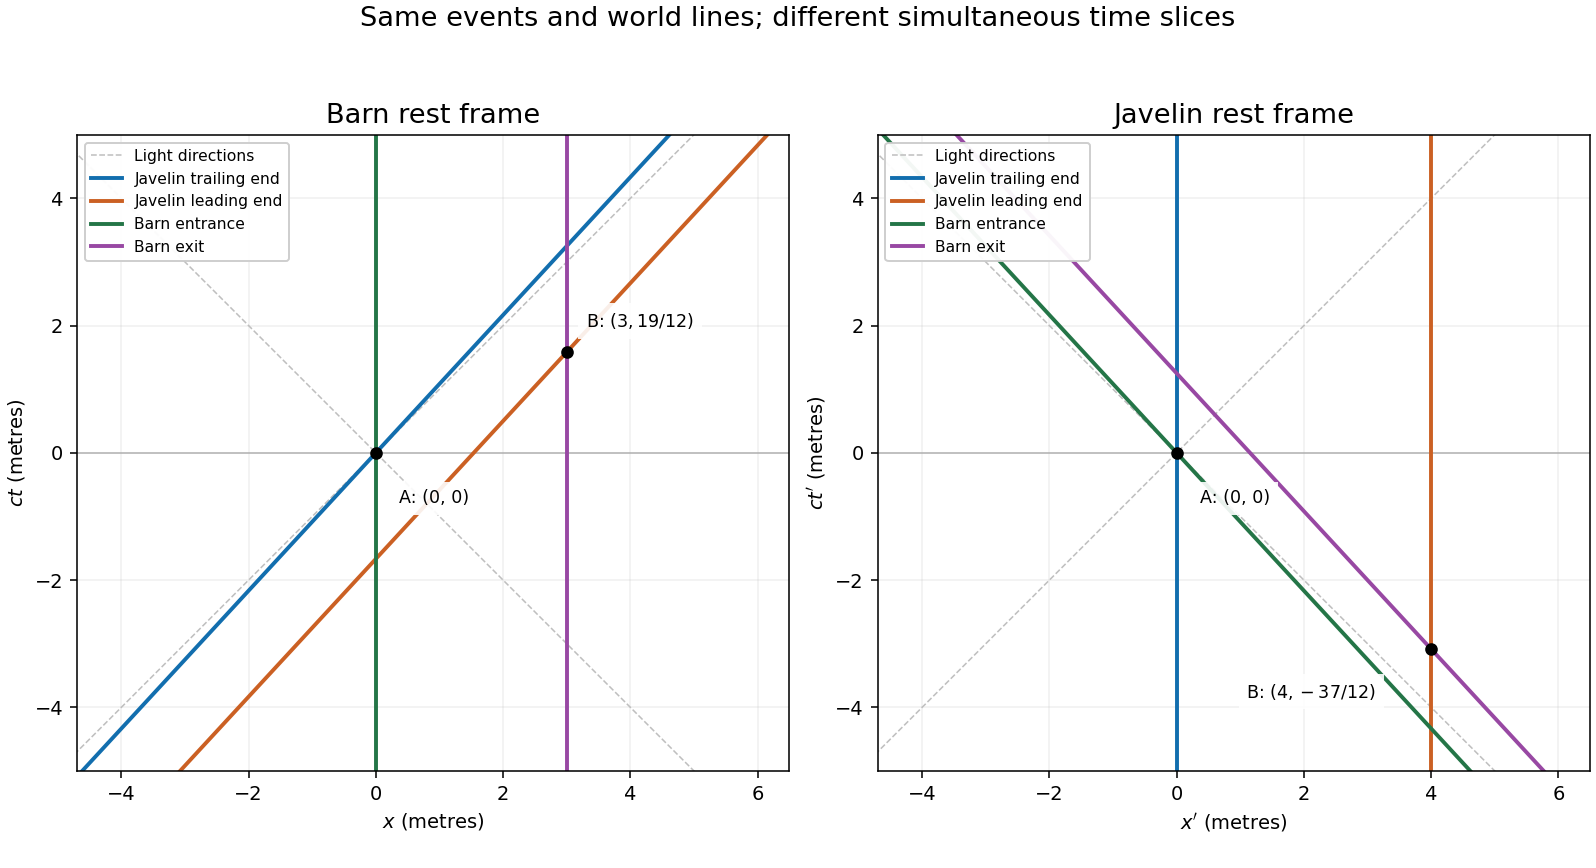

Source code (Python):
"""Barn/javelin world lines. Output only paper-4-javelin.png to caller CWD.
Tested with Python 3.14.4, matplotlib 3.10.7, numpy 2.3.5.
Uses the caller's MPLCONFIGDIR unchanged. Root pyproject.toml supplies dependencies.
"""
import matplotlib
matplotlib.use('Agg')
import matplotlib.pyplot as plt
import numpy as np

beta=12/13
s=np.linspace(-5.2,5.2,400)
fig,axs=plt.subplots(1,2,figsize=(11.4,6.2),layout='constrained')
colors={'trail':'#126eae','lead':'#cb6023','entry':'#247547','exit':'#9848a3'}
for ax in axs:
    ax.set_facecolor('white')
    ax.axhline(0,color='0.7',lw=.8)
    ax.axvline(0,color='0.7',lw=.8)
    ax.plot(s,s,'--',color='0.75',lw=.8,label='Light directions')
    ax.plot(-s,s,'--',color='0.75',lw=.8)
    ax.set_ylim(-5,5)
    ax.set_xlim(-4.7,6.5)
    ax.set_aspect('equal',adjustable='box')
    ax.grid(alpha=.18)
    ax.scatter([0],[0],color='black',s=30,zorder=5)
    ax.annotate('A: (0, 0)',(0,0),xytext=(12,-26),textcoords='offset points',fontsize=9,
                bbox={'facecolor':'white','edgecolor':'none','alpha':.9})
axs[0].set_title('Barn rest frame',fontsize=14)
axs[0].set_xlabel(r'$x$ (metres)');axs[0].set_ylabel(r'$ct$ (metres)')
axs[0].plot(beta*s,s,color=colors['trail'],lw=2,label='Javelin trailing end')
axs[0].plot(beta*s+20/13,s,color=colors['lead'],lw=2,label='Javelin leading end')
axs[0].plot(np.zeros_like(s),s,color=colors['entry'],lw=2,label='Barn entrance')
axs[0].plot(np.full_like(s,3),s,color=colors['exit'],lw=2,label='Barn exit')
axs[0].scatter([3],[19/12],color='black',s=30,zorder=5)
axs[0].annotate(r'B: $(3,19/12)$',(3,19/12),xytext=(10,13),textcoords='offset points',fontsize=9,
                bbox={'facecolor':'white','edgecolor':'none','alpha':.9})
axs[1].set_title('Javelin rest frame',fontsize=14)
axs[1].set_xlabel(r"$x'$ (metres)");axs[1].set_ylabel(r"$ct'$ (metres)")
axs[1].plot(np.zeros_like(s),s,color=colors['trail'],lw=2,label='Javelin trailing end')
axs[1].plot(np.full_like(s,4),s,color=colors['lead'],lw=2,label='Javelin leading end')
axs[1].plot(-beta*s,s,color=colors['entry'],lw=2,label='Barn entrance')
axs[1].plot(15/13-beta*s,s,color=colors['exit'],lw=2,label='Barn exit')
axs[1].scatter([4],[-37/12],color='black',s=30,zorder=5)
axs[1].annotate(r'B: $(4,-37/12)$',(4,-37/12),xytext=(-95,-25),textcoords='offset points',fontsize=9,
                bbox={'facecolor':'white','edgecolor':'none','alpha':.9})
for ax in axs:
    ax.legend(loc='upper left',fontsize=8,framealpha=.95)
fig.suptitle('Same events and world lines; different simultaneous time slices',fontsize=14)
fig.savefig('paper-4-javelin.png',dpi=140,facecolor='white',transparent=False)
plt.close(fig)
